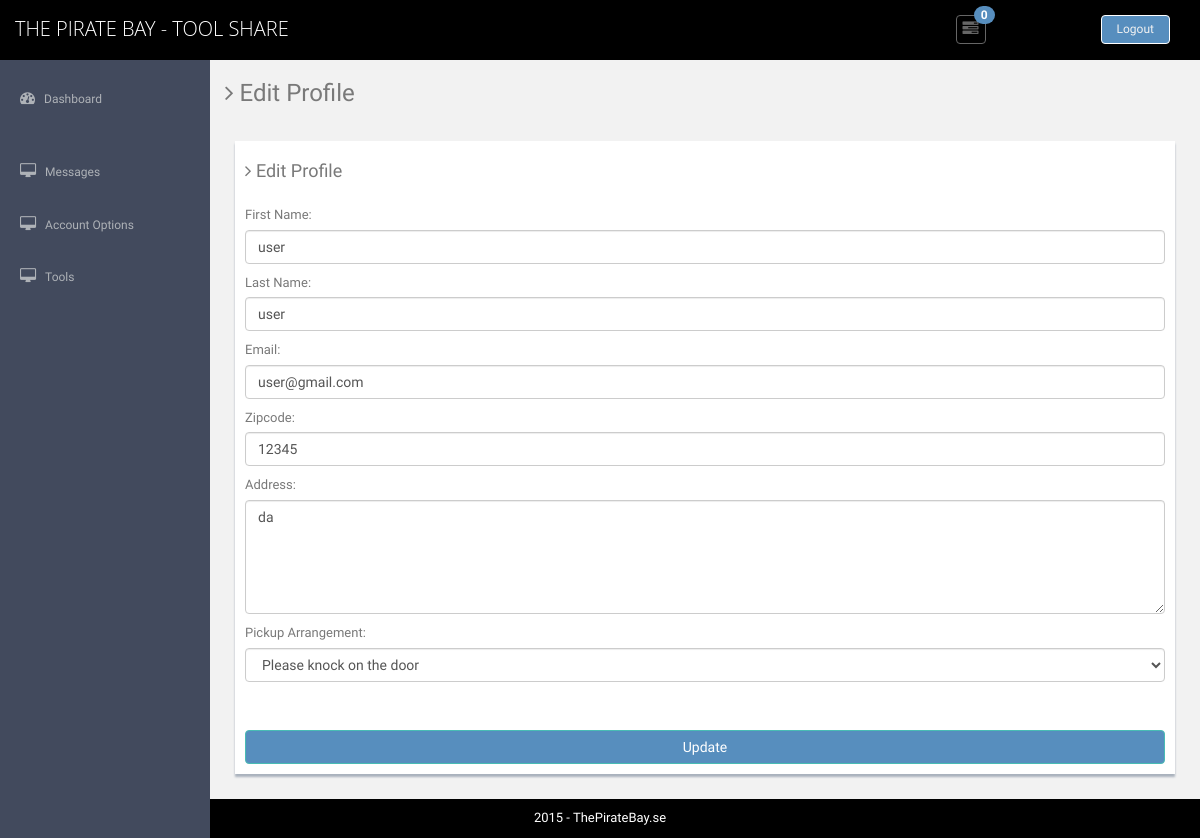
The app's page /edit_profile (signed in) with its own data.
### users/models.py (models this page shows)
class User(models.Model):
	arrangements = (
		("Please knock on the door","Please knock on the door"),
		("Please ring on the bell","Please ring on the bell"),
		("Fix up arrangements via Email","Fix up arrangements via Email"),
		)
	user_name = models.CharField(max_length=40, primary_key=True)
	first_name = models.CharField(max_length=20)
	last_name = models.CharField(max_length=20)
	email = models.EmailField()
	password = models.CharField(max_length=20)
	confirm_password = models.CharField(max_length=20)
	zipcode = models.IntegerField(null=True)
	address = models.CharField(max_length=60)
	pickup_arrangement = models.CharField(max_length=60,choices=arrangements)
	isAdmin = models.BooleanField(default=False)
	'''tool_pickup_preference	= models.CharField(max_length=20, choices=prefs)
	tool_location	= models.CharField(max_length=60)'''
	def __str__(self):
		return self.user_name

### users/views.py (the view, shortened to what this page needs)
# urls.py: url(r'^edit_profile$','users.views.edit_profile',name="edit_profile"),
def edit_profile(request):
	try:
		user_zip = models.User.objects.get(user_name=request.session['user_name']).zipcode
	except KeyError:
		return HttpResponseRedirect('/')
	try:
		shed_zip = models.Shed.objects.get(shed_zip=user_zip)
	except ObjectDoesNotExist:
		return HttpResponseRedirect('/shed')
	user_change_form = forms.EditUser(request.POST or None)
	user = models.User.objects.get(user_name=request.session['user_name'])
	first_name = user.first_name
	last_name = user.last_name
	email = user.email
	address = user.address
	zipcode = user.zipcode
	arrangement = user.pickup_arrangement
	user_change_form.fields['first_name'].initial = first_name
	user_change_form.fields['last_name'].initial = last_name
	user_change_form.fields['email'].initial = email
	user_change_form.fields['address'].initial = address
	user_change_form.fields['zipcode'].initial = user_zip
	user_change_form.fields['pickup_arrangement'].initial = arrangement
	user_change_context = {
		'form': user_change_form,
		'isAdmin': user.isAdmin,
	}
	user_change_context['first_name'] = models.User.objects.get(user_name=user).first_name
	user_change_context['last_name'] = models.User.objects.get(user_name=user).last_name
	user_change_context['zipcode'] = models.User.objects.get(user_name=user).zipcode
	user_change_context['pickup_arrangement'] = models.User.objects.get(user_name=user).pickup_arrangement
	user_change_context['address'] = models.User.objects.get(user_name=user).address
	user_change_context['email'] = models.User.objects.get(user_name=user).email
	return render(request, 'edit_profile.html', user_change_context)

### users/templates/edit_profile.html (shortened to what this page needs)
{% extends "base.html" %}
{% block content %}
          <section class="wrapper">
          	<h3><i class="fa fa-angle-right"></i> Edit Profile</h3>
          	<div class="row mt">
          		<div class="col-lg-12">
                  <div class="form-panel">
                  	  <h4 class="mb"><i class="fa fa-angle-right"></i> Edit Profile</h4>
                      <form id="editprofile" class="form-horizontal style-form" method="POST" action="">
							{{ form.as_p }}<br/>
							<input type="submit" value="Update" class="btn btn-theme btn-block">
                      </form>
                  </div>
          		</div>
          	</div>
		</section>
{% endblock %}

### users/static/assets/css/style.css (style rules this page uses)
body { color: #797979; background: #f2f2f2; font-family: 'Ruda', sans-serif; padding: 0px !important; margin: 0px !important; font-size:13px; }
.btn-theme { color: #fff; background-color: #578ebe; border-color: #48bcb4; }
.mt { margin-top: 25px; }
.mb { margin-bottom: 25px; }
.wrapper { display: inline-block; margin-top: 60px; padding-left: 15px; padding-right: 15px; padding-bottom: 15px; padding-top: 0px; width: 100%; }
.form-panel { background: #ffffff; margin: 10px; padding: 10px; box-shadow: 0px 3px 2px #aab2bd; text-align: left; }
label { font-weight: 400; }

### records on screen
User: first_name "user", last_name "user", email "user@gmail.com", zipcode "12345", address "da", pickup_arrangement "Please knock on the door"
